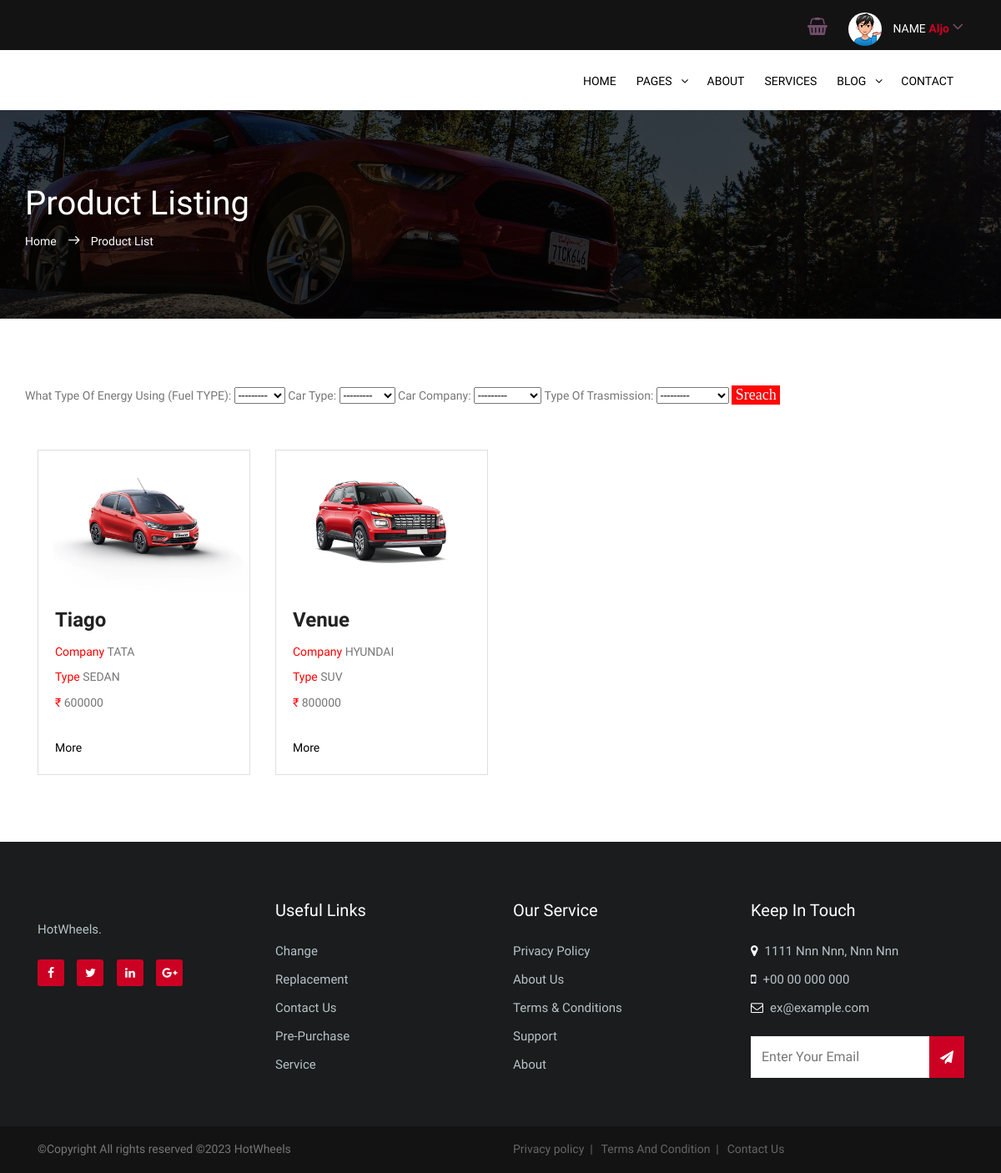
Screenshot of /cars/product_listing/ (signed in) with the database file from the repository.
### cars/models.py (models this page shows, shortened)
class DETAILS(models.Model):
    class Meta:
        db_table = 'CAR DETAILS'
        verbose_name = "Vechile Information"
        verbose_name_plural = "Car Details"
    id = models.BigAutoField(
        primary_key= True,
    )
    car_name = models.CharField(
        max_length=255,
        verbose_name="Car Name"
        )
    car_type = models.ForeignKey(
        TYPE,on_delete=models.CASCADE,
        verbose_name="Car Type"
        )
    car_company = models.ForeignKey(
        COMPANY,on_delete=models.CASCADE,
        verbose_name="Car Company"
        )
    stock = models.IntegerField(
        verbose_name="Stock Avaliable"
        )
    price = models.IntegerField(
        verbose_name="Price Of Car"
        )
    fuel_efficiency = models.CharField(
        max_length=255,
        verbose_name="Mileage In Kilometers"
        )
    fuel_tank_capacity = models.CharField(
        max_length=255,
        verbose_name="Fuel Tank Capacity In Liter"
        )
    front_suspension = models.CharField(
        max_length=255,
        verbose_name="Suspension Type Front"
        )
    rear_suspension = models.CharField(
        max_length=255,
        verbose_name="Suspension Type Rear"
        )
    tyre_size = models.IntegerField(
        verbose_name="Tyre Size"
        )
    front_brake = models.CharField(
        max_length=255,
        verbose_name="Front Brake Type"
        )
    rear_brake = models.CharField(
        max_length=255,
        verbose_name="Rear Brake Type"
        )
    ground_clearance = models.CharField(
        max_length=255,
        verbose_name="Ground Clearance In mm"
        )
    seating_capacity = models.IntegerField(
        verbose_name="Total Seat"
        )
    boot_capacity = models.IntegerField(
        verbose_name="Capacity Of Boot Space In Liter"
        )
    max_torque = models.IntegerField(
        verbose_name="Max Torque"
        )
    tra = models.TextChoices(
        'tra', 'Manual Automatic',
        )
    trasmission = models.CharField(
        default=None,
        choices=tra.choices,
        null=True,blank=True,
        max_length=255,
        verbose_name="Type Of Trasmission"
        )
    cylinders = models.IntegerField(
        verbose_name="Max Number Of Cylinders"
        )
    engine_cc = models.IntegerField(
        verbose_name="Engine CC Of Car"
        )
    image1 = models.ImageField(
        upload_to="image/media/",
        blank=True,
        null=True,
        verbose_name="Exterior Image Of Car"
        )
    image2 = models.ImageField(
        upload_to="image/media/",
        blank=True,
        null=True,
        verbose_name="Interior Image Of Car"
        )
    image3 = models.ImageField(
        upload_to="image/media/",
        blank=True,
        null=True,
        verbose_name="Total Look"
        )
    fuel = models.TextChoices('fuel',
        'PETROL DIESEL ELETRIC',
    )
    fuel_type = models.CharField(
        default=None,
        choices=fuel.choices,
        null=True,
        blank=True,
        max_length=255,
        verbose_name="What Type Of Energy Using (Fuel TYPE)"
        )

class COMPANY(models.Model):
    class Meta:
        db_table = 'CAR COMPANY'
        verbose_name = "Add Car Company And"
        verbose_name_plural = "Car Company"
    id = models.BigAutoField(
        primary_key= True,
    )
    name = models.CharField(
        max_length= 50,
        unique= True,
        verbose_name= "Catogoty Name"
    )
    def __str__(self):
        return self.name

class TYPE(models.Model):
    class Meta:
        db_table = 'CAR TYPE'
        verbose_name = "Add Car Type And"
        verbose_name_plural = "Car Type"
    id = models.BigAutoField(
        primary_key= True,
    )
    name = models.CharField(
        max_length= 50,
        unique= True,
        verbose_name= "Catogoty Name"
    )
    def __str__(self):
        return self.name

### cars/views.py (the view)
# urls.py: path('product_listing/', views.product_listing, name='product_listing'),
def product_listing(request):
    if 'username' in request.session:
        CARDETAILS = DETAILS.objects.all()
        myFilter = CarDETAILSFilter(request.GET, queryset=CARDETAILS)
        return render(request,'product_listing.html',{'myFilter':myFilter})
    return redirect('signin')

### cars/templates/product_listing.html (shortened to what this page needs)
{% load static %}
<!DOCTYPE html>
<html lang="en">
<head>
        <link rel="stylesheet" href="{% static 'css/linearicons.css' %}">
        <link rel="stylesheet" href="{% static 'css/font-awesome.min.css' %}">
        <link rel="stylesheet" href="{% static 'css/bootstrap.css' %}">
        <link rel="stylesheet" href="{% static 'css/magnific-popup.css' %}">
        <link rel="stylesheet" href="{% static 'css/nice-select.css' %}">
        <link rel="stylesheet" href="{% static 'css/animate.min.css' %}">
        <link rel="stylesheet" href="{% static 'css/owl.carousel.min.css' %}">
        <link rel="stylesheet" href="{% static 'css/owl.theme.min.css' %}">
        <link rel="stylesheet" href="{% static 'css/owl.transitions.css' %}">
        <link rel="stylesheet" href="{% static 'css/carousel_advance.css' %}">
        <link rel="stylesheet" href="{% static 'css/main.css' %}">
        <link rel="stylesheet" href="{% static 'css/rangeslider.css' %}">
    <link href="css/testimonial_speech_bubble_border_carousel.css" rel="stylesheet" media="all">
    </head>
    <body>
          <header id="header">
              <div class="header-top bg-1">
                <div class="container">
                    <div class="row">
                        <div class="col-md-7 col-xs-12 hide_column">
                        </div>
                        <div class="col-lg-5 col-md-12 col-xs-12">
                            <div class="header-top-right text-right">
                                <ul class="account">
                                    <li>
                                        <a href="#">
                                            <img src="{% static 'img/boogyman.png' %}" alt="">
                                            NAME  <span> {{user.first_name}}
                                            <i class="fa fa-angle-down"></i></span>
                                        </a>
                                    </li>
                                </ul>
                                <ul class="notification_icons">
                                    <li>
                                        <a href="{% url 'shopping_cart' %}">
                                            <i class="fa fa-shopping-basket"></i>
                                        </a>
                                    </li>
                                </ul>
                            </div>
                        </div>
                    </div>
                </div>
            </div>
            <div class="header-bottom">
                <div class="container">
                    <div class="row align-items-center d-flex">
                        <div class="col-lg-2 col-md-2">
                            <div id="logo">
                            </div>
                        </div>
                           <div class="col-lg-10 col-md-2">
                          <nav id="nav-menu-container">
                            <ul class="nav-menu float-right">
                              <li class="menu-has-children"><a href="{% url 'index' %}">Home</a>
                              </li>
                              <li class="menu-has-children"><a href="">Pages</a>
                              </li>
                              <li class="menu-has-children"><a href="#">About</a>
                              </li>
                              <li class="menu-has-children"><a href="#">Services</a>
                              </li>
                              <li class="menu-has-children"><a href="#">Blog</a>
                              </li>
                              <li class="menu-has-children"><a href="#">Contact</a></li>
                            </ul>
                          </nav>
                      </div>
                    </div>
                </div>
            </div>
          </header>
        <section class="banner-area relative">
            <div class="overlay overlay-bg"></div>
            <div class="container">
                <div class="row d-flex align-items-center justify-content-center">
                    <div class="about-content col-lg-12">
                        <h1 class="text-white">
                            Product Listing
                        </h1>
                        <p class="text-white link-nav"><a href="{% url 'index' %}">Home </a>  <span class="lnr lnr-arrow-right"></span> Product List</p>
                    </div>
                </div>
            </div>
        </section>
    <section class="item-product-area">
    <div class="container">
        <div class="row">
            <form method="get">
                {{myFilter.form}} <input style="color: rgb(255, 255, 255);font-size: large;background-color: rgb(255, 6, 6);
                font-family: 'Times New Roman', Times, serif;" type="submit" value=" Sreach ">
            </form>
    {% if myFilter.qs %}
    {% for CARDETAILS in myFilter.qs %}
        <div class="col-md-3">
            <br></br><div class="card">
                <img src="{{CARDETAILS.image3.url}}" class="card-img-top" alt="pic of the car">
                <div class="card-body">
                <h3 class="card-title"><label style="color:red"></label>{{CARDETAILS.car_name}}</h3>
                <h7 class="card-title"><label style="color:red">Company</label> {{CARDETAILS.car_company}}</h7><br>
                <h7 class="card-title"><label style="color:red">Type</label> {{CARDETAILS.car_type}}</h7><br>
                <h7 class="card-title"><label style="color:red">₹</label> {{CARDETAILS.price}}</h7><br></br>
                <a href="/cars/product_listing_detail/{{CARDETAILS.id}}"><button>More</button></a>
                </div>
        </div>
    </div>
    {% endfor %}
    {% else %}
    <script>
         alert("No results found");
    </script>
    {% endif %}
    </div>
    </div>
    </section>
        <footer class="footer-area footer-section">
            <div class="container">
                <div class="row">
                    <div class="col-lg-3  col-md-3 col-sm-6">
                        <div class="single-footer-widget newsletter">
                            <p>HotWheels.</p>
                            <ul class="social-footer">
                                <li><a class="facebook" href="#"><i class="fa fa-facebook"></i></a></li>
                                <li><a class="twitter" href="#"><i class="fa fa-twitter"></i></a></li>
                                <li><a class="linkedin" href="#"><i class="fa fa-linkedin"></i></a></li>
                                <li><a class="google-plus" href="#"><i class="fa fa-google-plus"></i></a></li>
                            </ul>
                        </div>
                    </div>
                    <div class="col-lg-3  col-md-3 col-sm-6">
                        <div class="single-footer-widget">
                            <h6>Useful Links</h6>
                            <ul class="footer-nav">
                                <li><a href="">Change</a></li>
                                <li><a href="">Replacement</a></li>
                                <li><a href="">Contact Us</a></li>
                                <li><a href="">Pre-Purchase</a></li>
                                <li><a href="">Service</a></li>
                            </ul>
                        </div>
                    </div>
                    <div class="col-lg-3  col-md-3 col-sm-6">
                        <div class="single-footer-widget">
                            <h6>Our Service</h6>
                            <ul class="footer-nav">
                                <li><a href="">Privacy Policy</a></li>
                                <li><a href="">About Us</a></li>
                                <li><a href="">Terms & Conditions</a></li>
                                <li><a href="">Support</a></li>
                                <li><a href="">About</a></li>
                            </ul>
                        </div>
                    </div>
                    <div class="col-lg-3  col-md-3 col-sm-6">
                        <div class="single-footer-widget mail-chimp">
                            <h6 class="mb-20">Keep In Touch</h6>
                            <ul class="footer-nav">
                                <li>
                                <strong><i class="fa fa-map-marker"></i></strong><span class="pl-2">1111 Nnn Nnn, Nnn Nnn</span>
                                </li>
                                <li>
                                <strong><i class="fa fa-mobile"></i></strong><span class="pl-2">+00 00 000 000</span>
                                </li>
                                <li>
                                <strong><i class="fa fa-envelope-o"></i></strong><span class="pl-2"><a href="#">ex@example.com</a></span>
                                </li>
                            </ul>
                            <div class="section_form">
                                    <div class="col-auto">
                                      <div class="input-group mb-2">
                                        <input type="text" class="form-control" id="inlineFormInputGroup" placeholder="Enter Your Email">
                                         <div class="input-group-prepend">
                                          <div class="input-group-text"><i class="fa fa-paper-plane"></i></div>
                                        </div>
                                      </div>
                                    </div>
                                </div>
                        </div>
                    </div>
                </div>
            </div>
        </footer>
        <div class="copyright1">
            <div class="container">
                <div class="row">
                    <div class="col-md-6 col-sm-6 col-12">
                        <div class="bottom_footer_info">
                            <span>&copy;Copyright All rights reserved &copy;<script>document.write(new Date().getFullYear())</script> HotWheels</span>
                        </div>
                    </div>
                    <div class="col-md-6 col-sm-6 col-12">
                        <div class="bottom_footer_logo">
                            <ul class="list-inline">
                                <li class="list-inline-item">
                                    <a href="#">Privacy policy &nbsp;|</a>
                                </li>
                                <li class="list-inline-item">
                                    <a href="#">Terms And Condition &nbsp;|</a>
                                </li>
                                <li class="list-inline-item">
                                    <a href="#">Contact Us</a>
                                </li>
                            </ul>
                        </div>
                    </div>
                </div>
            </div>
        </div>
    </body>
</html>

### rows the page displays
DETAILS: image3 (picture), car_name "Tiago", car_company "TATA", car_type "SEDAN", price "600000"
DETAILS: image3 (picture), car_name "Venue", car_company "HYUNDAI", car_type "SUV", price "800000"

### other values shown
{{ user.first_name }} "Aljo"
